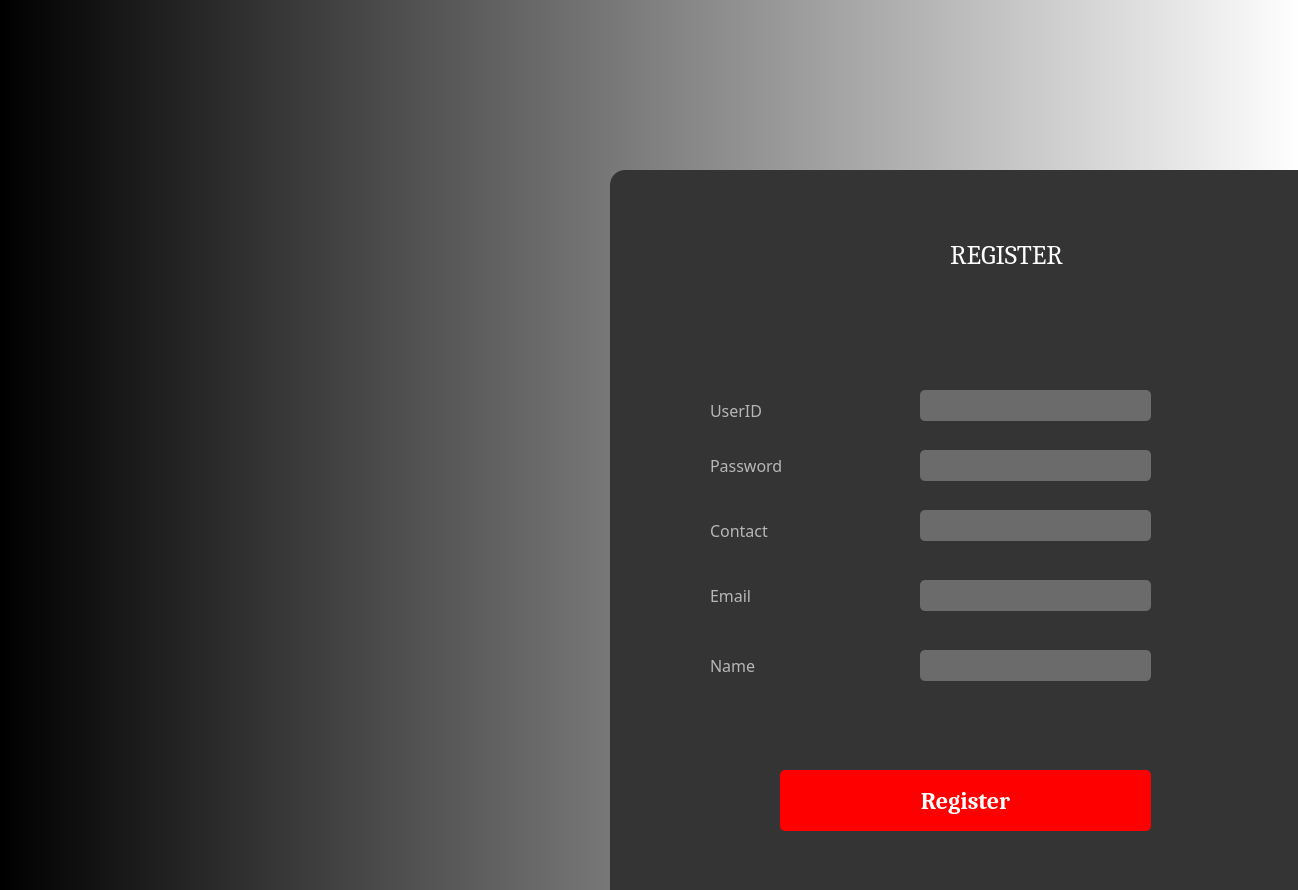
<?xml version="1.0" encoding="UTF-8"?>
<ui version="4.0">
 <class>Register</class>
 <widget class="QFrame" name="Register">
  <property name="geometry">
   <rect>
    <x>0</x>
    <y>0</y>
    <width>1298</width>
    <height>890</height>
   </rect>
  </property>
  <property name="windowTitle">
   <string>Frame</string>
  </property>
  <property name="styleSheet">
   <string notr="true">background-image: url(:/images/C:/Users/Lenovo/Downloads/unnamed.jpg);
background-color: qlineargradient(spread:pad, x1:0, y1:0, x2:1, y2:0, stop:0 rgba(0, 0, 0, 255), stop:1 rgba(255, 255, 255, 255));</string>
  </property>
  <widget class="QFrame" name="frame">
   <property name="geometry">
    <rect>
     <x>610</x>
     <y>170</y>
     <width>741</width>
     <height>741</height>
    </rect>
   </property>
   <property name="styleSheet">
    <string notr="true">QFrame
{
background-color: rgb(52, 52, 52);
border-radius:15px;
}</string>
   </property>
   <property name="frameShape">
    <enum>QFrame::StyledPanel</enum>
   </property>
   <property name="frameShadow">
    <enum>QFrame::Raised</enum>
   </property>
   <widget class="QLabel" name="label_9">
    <property name="geometry">
     <rect>
      <x>340</x>
      <y>60</y>
      <width>191</width>
      <height>51</height>
     </rect>
    </property>
    <property name="font">
     <font>
      <family>Cambria</family>
      <pointsize>20</pointsize>
     </font>
    </property>
    <property name="styleSheet">
     <string notr="true">color:white;</string>
    </property>
    <property name="text">
     <string>&lt;html&gt;&lt;head/&gt;&lt;body&gt;&lt;p&gt;REGISTER&lt;/p&gt;&lt;/body&gt;&lt;/html&gt;</string>
    </property>
   </widget>
   <widget class="QLineEdit" name="txtuser">
    <property name="geometry">
     <rect>
      <x>310</x>
      <y>220</y>
      <width>231</width>
      <height>31</height>
     </rect>
    </property>
    <property name="font">
     <font>
      <family>Trebuchet MS</family>
      <pointsize>12</pointsize>
     </font>
    </property>
    <property name="styleSheet">
     <string notr="true">QLineEdit
{
background-color: rgb(107, 107, 107);

   color:white;
   border-radius:5px;
}</string>
    </property>
   </widget>
   <widget class="QLineEdit" name="txtpswd">
    <property name="geometry">
     <rect>
      <x>310</x>
      <y>280</y>
      <width>231</width>
      <height>31</height>
     </rect>
    </property>
    <property name="font">
     <font>
      <family>Trebuchet MS</family>
      <pointsize>12</pointsize>
     </font>
    </property>
    <property name="styleSheet">
     <string notr="true">QLineEdit
{
background-color: rgb(107, 107, 107);

   color:white;
   border-radius:5px;
}</string>
    </property>
    <property name="echoMode">
     <enum>QLineEdit::Password</enum>
    </property>
   </widget>
   <widget class="QLineEdit" name="txtno">
    <property name="geometry">
     <rect>
      <x>310</x>
      <y>340</y>
      <width>231</width>
      <height>31</height>
     </rect>
    </property>
    <property name="font">
     <font>
      <family>Trebuchet MS</family>
      <pointsize>12</pointsize>
     </font>
    </property>
    <property name="styleSheet">
     <string notr="true">QLineEdit
{
background-color: rgb(107, 107, 107);

   color:white;
   border-radius:5px;
}</string>
    </property>
   </widget>
   <widget class="QLineEdit" name="txtemail">
    <property name="geometry">
     <rect>
      <x>310</x>
      <y>410</y>
      <width>231</width>
      <height>31</height>
     </rect>
    </property>
    <property name="font">
     <font>
      <family>Trebuchet MS</family>
      <pointsize>12</pointsize>
     </font>
    </property>
    <property name="styleSheet">
     <string notr="true">QLineEdit
{
background-color: rgb(107, 107, 107);

   color:white;
   border-radius:5px;
}</string>
    </property>
   </widget>
   <widget class="QLineEdit" name="txtname">
    <property name="geometry">
     <rect>
      <x>310</x>
      <y>480</y>
      <width>231</width>
      <height>31</height>
     </rect>
    </property>
    <property name="font">
     <font>
      <family>Trebuchet MS</family>
      <pointsize>12</pointsize>
     </font>
    </property>
    <property name="styleSheet">
     <string notr="true">QLineEdit
{
background-color: rgb(107, 107, 107);

   color:white;
   border-radius:5px;
}</string>
    </property>
   </widget>
   <widget class="QPushButton" name="btnreg">
    <property name="geometry">
     <rect>
      <x>170</x>
      <y>600</y>
      <width>371</width>
      <height>61</height>
     </rect>
    </property>
    <property name="font">
     <font>
      <family>Cambria</family>
      <pointsize>18</pointsize>
      <weight>75</weight>
      <bold>true</bold>
     </font>
    </property>
    <property name="styleSheet">
     <string notr="true">QPushButton
{
 background:red;
}
QPushButton
{  
   color:white;
   border-radius:5px;
}
QPushButton:hover
{  
   color:red;
   border-radius:5px;
   background-color:white;
}</string>
    </property>
    <property name="text">
     <string>Register</string>
    </property>
   </widget>
   <widget class="QLabel" name="label_2">
    <property name="geometry">
     <rect>
      <x>100</x>
      <y>280</y>
      <width>111</width>
      <height>31</height>
     </rect>
    </property>
    <property name="font">
     <font>
      <family>Trebuchet MS</family>
      <pointsize>12</pointsize>
      <weight>50</weight>
      <italic>false</italic>
      <bold>false</bold>
     </font>
    </property>
    <property name="styleSheet">
     <string notr="true">QLabel
{
background:transparent;
border:none;
color:#b6b6b6;

}</string>
    </property>
    <property name="text">
     <string>Password</string>
    </property>
   </widget>
   <widget class="QLabel" name="label_3">
    <property name="geometry">
     <rect>
      <x>100</x>
      <y>350</y>
      <width>81</width>
      <height>21</height>
     </rect>
    </property>
    <property name="font">
     <font>
      <family>Trebuchet MS</family>
      <pointsize>12</pointsize>
     </font>
    </property>
    <property name="styleSheet">
     <string notr="true">QLabel
{
background:transparent;
border:none;
color:#b6b6b6;

}</string>
    </property>
    <property name="text">
     <string>Contact</string>
    </property>
   </widget>
   <widget class="QLabel" name="label_4">
    <property name="geometry">
     <rect>
      <x>100</x>
      <y>410</y>
      <width>91</width>
      <height>31</height>
     </rect>
    </property>
    <property name="font">
     <font>
      <family>Trebuchet MS</family>
      <pointsize>12</pointsize>
     </font>
    </property>
    <property name="styleSheet">
     <string notr="true">QLabel
{
background:transparent;
border:none;
color:#b6b6b6;

}</string>
    </property>
    <property name="text">
     <string>Email</string>
    </property>
   </widget>
   <widget class="QLabel" name="label_5">
    <property name="geometry">
     <rect>
      <x>100</x>
      <y>480</y>
      <width>91</width>
      <height>31</height>
     </rect>
    </property>
    <property name="font">
     <font>
      <family>Trebuchet MS</family>
      <pointsize>12</pointsize>
     </font>
    </property>
    <property name="styleSheet">
     <string notr="true">QLabel
{
background:transparent;
border:none;
color:#b6b6b6;

}</string>
    </property>
    <property name="text">
     <string>Name</string>
    </property>
   </widget>
   <widget class="QLabel" name="Registration">
    <property name="geometry">
     <rect>
      <x>100</x>
      <y>230</y>
      <width>121</width>
      <height>21</height>
     </rect>
    </property>
    <property name="font">
     <font>
      <family>Trebuchet MS</family>
      <pointsize>12</pointsize>
     </font>
    </property>
    <property name="styleSheet">
     <string notr="true">QLabel
{
background:transparent;
border:none;
color:#b6b6b6;

}</string>
    </property>
    <property name="text">
     <string>UserID</string>
    </property>
   </widget>
  </widget>
 </widget>
 <resources/>
 <connections/>
</ui>
